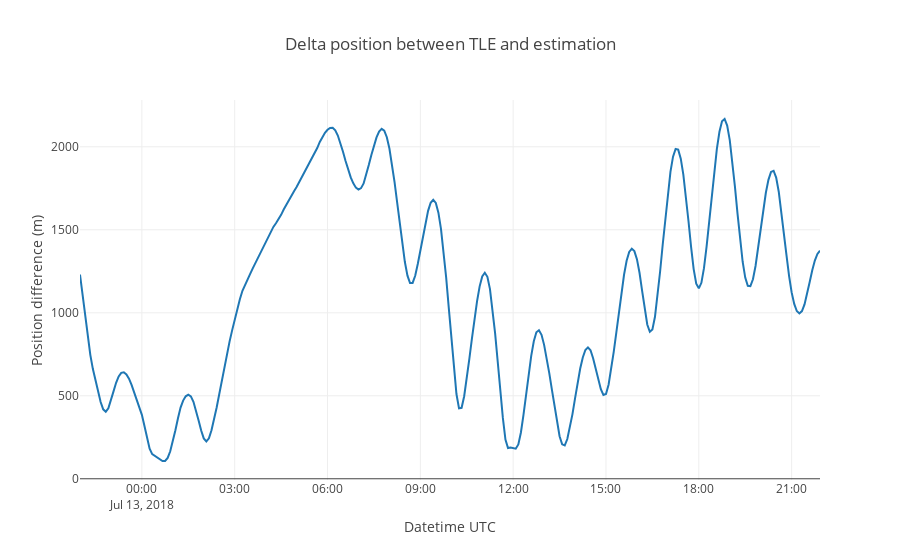

Notebook cell for this chart:
### Markdown cell above
Plotting the position difference between the initial TLE and the estimated orbit.

### Code cell
# Computing norm of position difference
import numpy as np
deltaPos_norm = pd.Series(data=np.linalg.norm(
    PV_tle_tod_df[['x','y','z']] - PV_tod_df[['x','y','z']], 
    axis=1),
                         index=PV_tle_tod_df.index)

import plotly.graph_objs as go

trace = go.Scatter(
    x = deltaPos_norm.index,
    y = deltaPos_norm,
    mode='lines'
)

data = [trace]

layout = go.Layout(
    title = 'Delta position between TLE and estimation',
    xaxis = dict(
        title = 'Datetime UTC'
    ),
    yaxis = dict(
        title = 'Position difference (m)'
    )
)

fig = dict(data=data, layout=layout)

py.iplot(fig)

### Figure 1 — Plotly figure (JSON) as saved in the notebook; plotly's stock layout.template omitted (floating-point values rounded to 4 significant figures; data arrays with more than 128 entries replaced by an {"elided": "..."} marker saying what was removed)
{"data": [{"mode": "lines", "type": "scatter", "uid": "87c755a5-cf9b-4675-b654-d2c191efa216", "x": {"elided": "288 str values"}, "y": {"elided": "288 float values"}}], "layout": {"autosize": true, "title": {"text": "Delta position between TLE and estimation"}, "xaxis": {"autorange": true, "range": ["2018-07-12 22:00", "2018-07-13 21:55"], "title": {"text": "Datetime UTC"}, "type": "date"}, "yaxis": {"autorange": true, "range": [-7.415, 2282.0], "title": {"text": "Position difference (m)"}, "type": "linear"}}}
